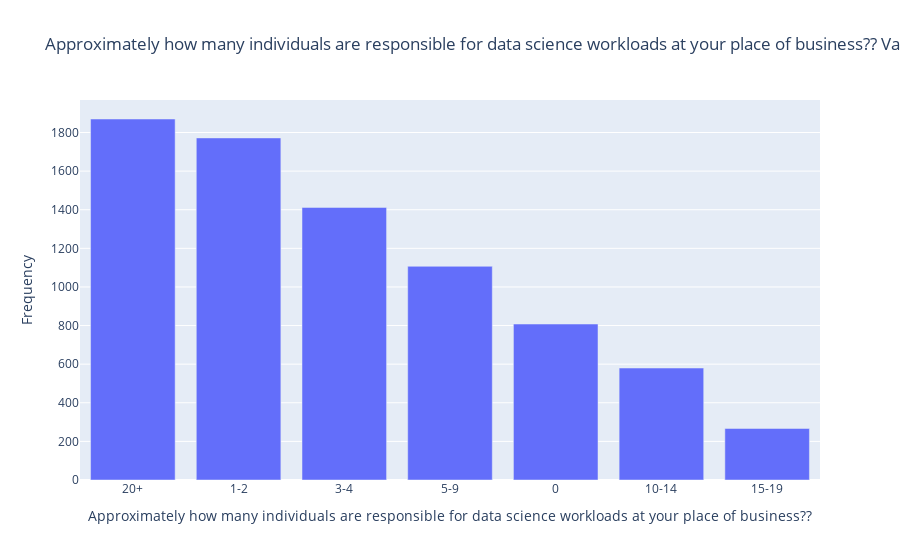

The code cell stored with this chart in its notebook:
### Markdown cell above
#### 7. How many individuals are responsible for data science workloads in different companies?

### Code cell
# DISCLAIMER: 'df' refers to the data you passed in when calling 'dtale.show'

import numpy as np
import pandas as pd
import plotly.graph_objs as go

# If you're having trouble viewing your chart in your notebook try passing your 'chart' into this snippet:
#
from plotly.offline import iplot, init_notebook_mode
#
init_notebook_mode(connected=True)
for chart in charts:
    chart.pop('id', None) # for some reason iplot does not like 'id'

if isinstance(df, (pd.DatetimeIndex, pd.MultiIndex)):
	df = df.to_frame(index=False)

# remove any pre-existing indices for ease of use in the D-Tale code, but this is not required
df = df.reset_index().drop('index', axis=1, errors='ignore')
df.columns = [str(c) for c in df.columns]  # update columns to strings in case they are numbers

s = df[~pd.isnull(df['Approximately how many individuals are responsible for data science workloads at your place of business?'])]['Approximately how many individuals are responsible for data science workloads at your place of business?']
chart = pd.value_counts(s).to_frame(name='data')
chart['percent'] = (chart['data'] / chart['data'].sum()) * 100
chart.index.name = 'labels'
chart = chart.reset_index().sort_values(['data', 'labels'], ascending=[False, True])
chart = chart[:100]
charts = [go.Bar(x=chart['labels'].values, y=chart['data'].values, name='Frequency')]
figure = go.Figure(data=charts, layout=go.Layout({
    'barmode': 'group',
    'legend': {'orientation': 'h'},
    'title': {'text': ('Approximately how many individuals are responsible for data science workloads at your place of business?? Value Counts')},
    'xaxis': {'title': {'text': ('Approximately how many individuals are responsible for data science workloads at your place of business??')}},
    'yaxis': {'title': {'text': 'Frequency'}}
}))


iplot(figure)

### Figure 1 — Plotly figure (JSON) as saved in the notebook; plotly's stock layout.template omitted (floating-point values rounded to 4 significant figures)
{"data": [{"name": "Frequency", "type": "bar", "x": ["20+", "1-2", "3-4", "5-9", "0", "10-14", "15-19"], "y": [1870, 1772, 1412, 1107, 808, 580, 267]}], "layout": {"barmode": "group", "legend": {"orientation": "h"}, "title": {"text": "Approximately how many individuals are responsible for data science workloads at your place of business?? Value Counts"}, "xaxis": {"title": {"text": "Approximately how many individuals are responsible for data science workloads at your place of business??"}}, "yaxis": {"title": {"text": "Frequency"}}}}
